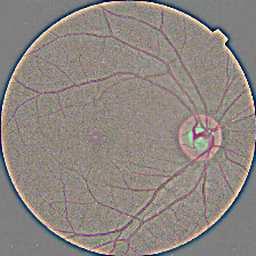
#> input picture data/raw/Healthy/Healthy_101.png, 256 x 256 px
$ python -i preprocess.py   (imports and definitions only)
#> lines starting #> are read from the running program, lines starting #| are printed output that depends on the picture; after the words box and inside, x2 and y2 are one past the last pixel; in counts of white or black regions, pixels touching at a corner belong together
#> further down, picture is the input picture: shape (256, 256, 3); mean B, G, R 129.6, 134.7, 142
"""Fundus preprocessing: crop, CLAHE, Ben Graham, unsharp, EfficientNet normalize."""

from __future__ import annotations

import cv2
import numpy as np
import tensorflow as tf
from tensorflow.keras.applications.efficientnet import preprocess_input

from dr_detect.config import CFG


def crop_dark_borders(img: np.ndarray, tol: int = CFG.crop_tol) -> np.ndarray:
    """Remove near-black borders around the retinal disk."""
#> called with tol = 7
    if img.ndim == 2:
        mask = img > tol
    else:
        gray = cv2.cvtColor(img, cv2.COLOR_RGB2GRAY)
        mask = gray > tol
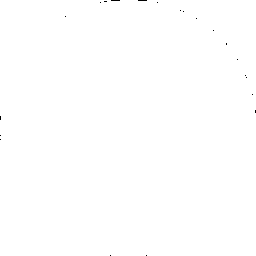
#> mask: shape (256, 256) bool; 99.9% white; black in thin lines or dots
    if not mask.any():
        return img
    rows = np.any(mask, axis=1)
    cols = np.any(mask, axis=0)
    rmin, rmax = np.where(rows)[0][[0, -1]]
#> rmin = 0; rmax = 255
    cmin, cmax = np.where(cols)[0][[0, -1]]
#> cmin = 0; cmax = 255
    return img[rmin : rmax + 1, cmin : cmax + 1]


def apply_clahe(img: np.ndarray, clip: float = CFG.clahe_clip, tile: int = CFG.clahe_tile) -> np.ndarray:
    """Contrast Limited Adaptive Histogram Equalization on LAB L-channel."""
#> called with clip = 2, tile = 8
    lab = cv2.cvtColor(img, cv2.COLOR_RGB2LAB)
#> lab: shape (256, 256, 3); mean of channels 0, 1, 2 144.9, 130.3, 131.8
    l, a, b = cv2.split(lab)
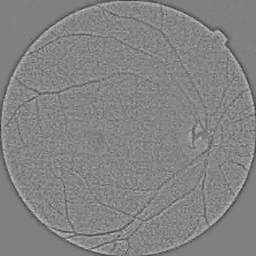
#> b: shape (256, 256); min 58, max 211, mean 131.8
    clahe = cv2.createCLAHE(clipLimit=clip, tileGridSize=(tile, tile))
    l2 = clahe.apply(l)
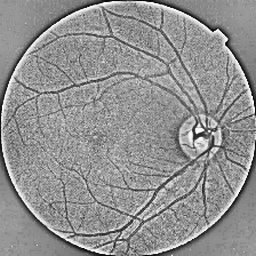
#> l2: shape (256, 256); min 2, max 255, mean 145.6
    return cv2.cvtColor(cv2.merge([l2, a, b]), cv2.COLOR_LAB2RGB)


def ben_graham(img: np.ndarray, sigma: float = CFG.graham_sigma) -> np.ndarray:
    """Illumination normalization used by Ben Graham (Kaggle DR)."""
#> called with sigma = 10
    blur = cv2.GaussianBlur(img, (0, 0), sigma)
    out = cv2.addWeighted(img, 4, blur, -4, 128)
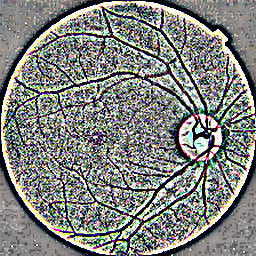
#> out: shape (256, 256, 3); mean R, G, B 128.4, 130.7, 127
    return np.clip(out, 0, 255).astype(np.uint8)


def unsharp_mask(
    img: np.ndarray,
    sigma: float = CFG.unsharp_sigma,
    amount: float = CFG.unsharp_amount,
) -> np.ndarray:
    """Edge enhancement via unsharp masking."""
#> called with sigma = 1, amount = 1.5
    blur = cv2.GaussianBlur(img, (0, 0), sigma)
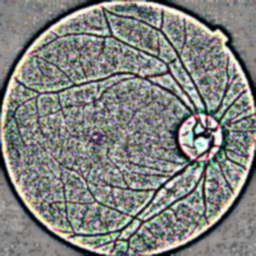
#> blur: shape (256, 256, 3); mean R, G, B 128.5, 130.8, 127.1
    sharp = cv2.addWeighted(img, 1.0 + amount, blur, -amount, 0)
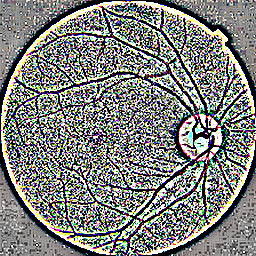
#> sharp: shape (256, 256, 3); mean R, G, B 128.2, 129.7, 126.4
    return np.clip(sharp, 0, 255).astype(np.uint8)


def preprocess_fundus(
    img_bgr_or_rgb: np.ndarray,
    *,
    is_bgr: bool = True,
    img_size: int = CFG.img_size,
    for_model: bool = True,
) -> np.ndarray:
    """
    Full pipeline: RGB → crop → CLAHE → Graham → unsharp → resize → (EfficientNet preprocess).

    Returns float32 tensor (H,W,3) ready for the model when for_model=True,
    else uint8 RGB for visualization.
    """
    img = img_bgr_or_rgb
    if is_bgr:
        img = cv2.cvtColor(img, cv2.COLOR_BGR2RGB)
    img = crop_dark_borders(img)
    if img.size == 0:
        img = np.zeros((img_size, img_size, 3), dtype=np.uint8)
    img = apply_clahe(img)
    img = ben_graham(img)
    img = unsharp_mask(img)
    img = cv2.resize(img, (img_size, img_size), interpolation=cv2.INTER_AREA)
    if for_model:
        return preprocess_input(img.astype(np.float32))
    return img


def load_and_preprocess(path: str | bytes, **kwargs) -> np.ndarray:
    data = np.fromfile(path, dtype=np.uint8) if isinstance(path, str) else np.frombuffer(path, dtype=np.uint8)
    bgr = cv2.imdecode(data, cv2.IMREAD_COLOR)
    if bgr is None:
        bgr = cv2.imread(str(path), cv2.IMREAD_COLOR)
    if bgr is None:
        raise FileNotFoundError(f"Could not read image: {path}")
    return preprocess_fundus(bgr, is_bgr=True, **kwargs)


def preprocess_steps_gallery(img_bgr: np.ndarray, img_size: int = CFG.img_size) -> dict[str, np.ndarray]:
    """Return intermediate RGB uint8 stages for documentation figures."""
    rgb = cv2.cvtColor(img_bgr, cv2.COLOR_BGR2RGB)
    cropped = crop_dark_borders(rgb)
    clahe = apply_clahe(cropped)
    graham = ben_graham(clahe)
    sharp = unsharp_mask(graham)
    final = cv2.resize(sharp, (img_size, img_size))
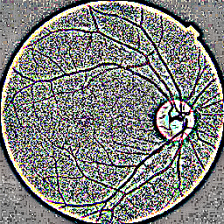
#> final: shape (224, 224, 3); mean R, G, B 128.1, 129.6, 126.3
    return {
        "raw": cv2.resize(rgb, (img_size, img_size)),
        "cropped": cv2.resize(cropped, (img_size, img_size)),
        "clahe": cv2.resize(clahe, (img_size, img_size)),
        "graham": cv2.resize(graham, (img_size, img_size)),
        "unsharp": final,
    }

>>> import cv2
>>> picture = cv2.imread('../../data/raw/Healthy/Healthy_101.png')
>>> result = preprocess_steps_gallery(picture)
#> result = 5 items

$ run again, on data/raw/Healthy/Healthy_107.png
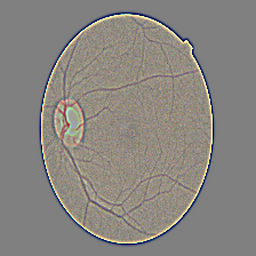
#> input picture data/raw/Healthy/Healthy_107.png, 256 x 256 px
#> picture is the input picture: shape (256, 256, 3); mean B, G, R 128.4, 133.4, 137
#> in crop_dark_borders, `gray = cv2.cvtColor(img, cv2.COLOR_RGB2GRAY)`:
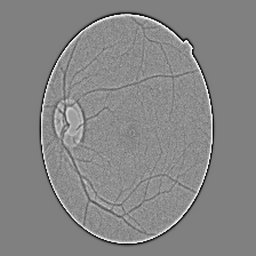
#> gray: shape (256, 256); min 6, max 251, mean 133.9
#> mask: shape (256, 256) bool; 100% white; black in thin lines or dots, all inside (x1, y1, x2, y2) = (98, 17, 200, 67)
#> rmin = 0; rmax = 255
#> cmin = 0; cmax = 255
#> lab: shape (256, 256, 3); mean of channels 0, 1, 2 142.7, 128.8, 131.1
#> in preprocess_steps_gallery, `final = cv2.resize(sharp, (img_size, img_size))`:
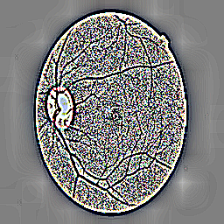
#> final: shape (224, 224, 3); mean R, G, B 127.7, 127.6, 127
#> result = 5 items

$ run again, on data/raw/Healthy/Healthy_122.png
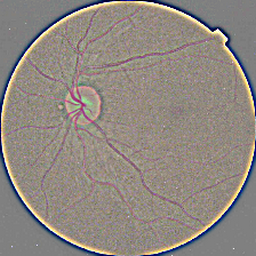
#> input picture data/raw/Healthy/Healthy_122.png, 256 x 256 px
#> picture is the input picture: shape (256, 256, 3); mean B, G, R 128.8, 136, 143.8
#> in crop_dark_borders, `gray = cv2.cvtColor(img, cv2.COLOR_RGB2GRAY)`:
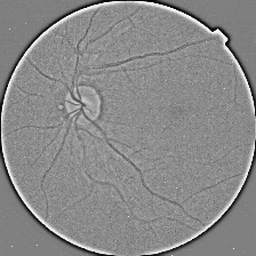
#> gray: shape (256, 256); min 0, max 255, mean 137.5
#> mask: shape (256, 256) bool; 99.8% white; black in thin lines or dots, all inside (x1, y1, x2, y2) = (0, 0, 228, 256)
#> rmin = 0; rmax = 255
#> cmin = 0; cmax = 255
#> lab: shape (256, 256, 3); mean of channels 0, 1, 2 145.9, 130.3, 132.8
#> in preprocess_steps_gallery, `final = cv2.resize(sharp, (img_size, img_size))`:
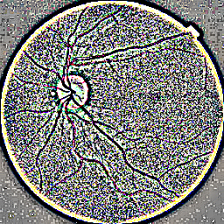
#> final: shape (224, 224, 3); mean R, G, B 128, 128.6, 125.2
#> result = 5 items

$ run again, on data/raw/Healthy/Healthy_124.png
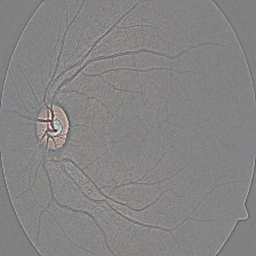
#> input picture data/raw/Healthy/Healthy_124.png, 256 x 256 px
#> picture is the input picture: shape (256, 256, 3); mean B, G, R 132.2, 132.4, 133.7
#> mask: shape (256, 256) bool; every value is 1
#> rmin = 0; rmax = 255
#> cmin = 0; cmax = 255
#> lab: shape (256, 256, 3); mean of channels 0, 1, 2 141.4, 128.5, 128.3
#> in preprocess_steps_gallery, `final = cv2.resize(sharp, (img_size, img_size))`:
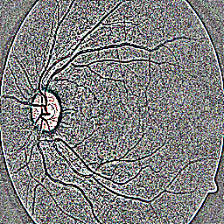
#> final: shape (224, 224, 3); mean R, G, B 127.7, 128, 128
#> result = 5 items
